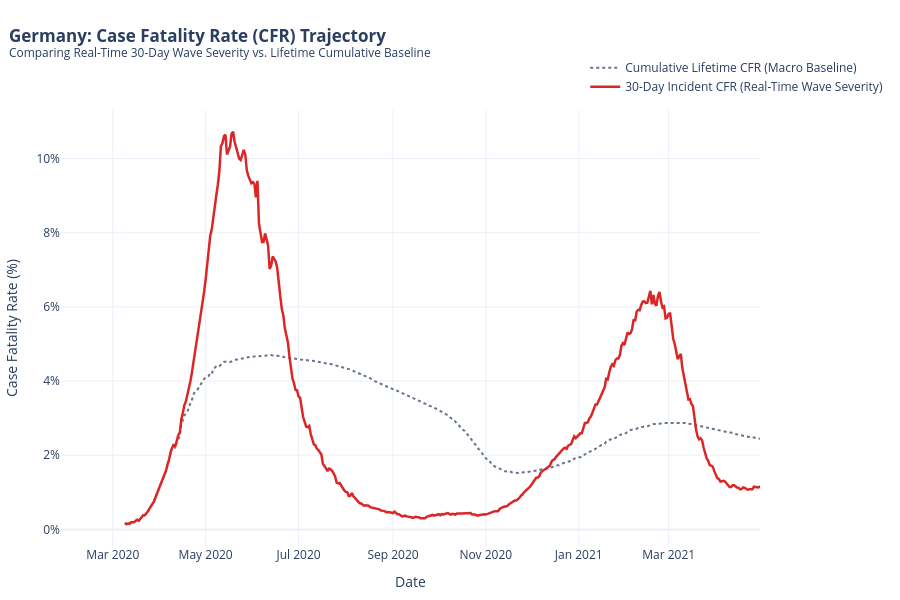

Notebook code cell kept with this figure:
### Code cell
# Case Fatality Rate (CFR) Trajectory & Wave Severity Analysis
# Severity Trends: Comparing Cumulative Macro Baseline vs. Real-Time 30-Day Incident CFR to isolate saturation signatures

cfr_sql_query = text("""
SELECT
    location,
    date,

    -- 1. Cumulative Case Fatality Rate (%) - Macro Baseline
    ROUND(
        (
            total_deaths::numeric
            / NULLIF(total_cases::numeric, 0)
        ) * 100,
        2
    ) AS cumulative_cfr,

    -- 2. Rolling 30-Day Reported Case Fatality Rate (%) - Real-Time Wave Severity
    ROUND(
        (
            SUM(new_deaths) OVER (
                PARTITION BY location
                ORDER BY date
                ROWS BETWEEN 29 PRECEDING AND CURRENT ROW
            )::numeric
            /
            NULLIF(
                SUM(new_cases) OVER (
                    PARTITION BY location
                    ORDER BY date
                    ROWS BETWEEN 29 PRECEDING AND CURRENT ROW
                )::numeric,
                0
            )
        ) * 100,
        2
    ) AS rolling_30d_cfr

FROM public.coviddeaths
WHERE continent IS NOT NULL
  AND total_cases > 0
ORDER BY location, date;
""")


df = pd.read_sql_query(cfr_sql_query, engine, parse_dates=['date'])

# 3. Filter for Target Country & Cast Numeric Types
target_country = 'Germany'  # Change to any country in your dataset
country_df = df[df['location'] == target_country].copy()

# Cast SQL Decimal columns to Python floats for Plotly compatibility
country_df['cumulative_cfr'] = country_df['cumulative_cfr'].astype(float)
country_df['rolling_30d_cfr'] = country_df['rolling_30d_cfr'].astype(float)


# 4. Build Interactive Dual-Trace Plotly Chart
fig = go.Figure()

# Trace 1: Cumulative CFR (Macro Baseline Anchor)
fig.add_trace(
    go.Scatter(
        x=country_df['date'],
        y=country_df['cumulative_cfr'],
        name='Cumulative Lifetime CFR (Macro Baseline)',
        mode='lines',
        line=dict(color='#64748b', width=2, dash='dot'),
        hovertemplate='<b>Lifetime CFR:</b> %{y:.2f}%<extra></extra>'
    )
)

# Trace 2: Rolling 30-Day Incident CFR (Real-Time Wave Severity Signal)
fig.add_trace(
    go.Scatter(
        x=country_df['date'],
        y=country_df['rolling_30d_cfr'],
        name='30-Day Incident CFR (Real-Time Wave Severity)',
        mode='lines',
        line=dict(color='#dc2626', width=2.5),
        hovertemplate='<b>30-Day Incident CFR:</b> %{y:.2f}%<extra></extra>'
    )
)

# 5. Dashboard Layout & Canvas Styling
fig.update_layout(
    title={
        'text': f"<b>{target_country}: Case Fatality Rate (CFR) Trajectory</b><br><sup>Comparing Real-Time 30-Day Wave Severity vs. Lifetime Cumulative Baseline</sup>",
        'y': 0.93,
        'x': 0.01,
        'xanchor': 'left'
    },
    xaxis=dict(
        title="Date",
        rangeslider=dict(visible=False),
        type="date"
    ),
    yaxis=dict(
        title="Case Fatality Rate (%)",
        ticksuffix="%"
    ),
    template="plotly_white",
    hovermode="x unified",
    legend=dict(
        orientation="v",
        yanchor="bottom",
        y=1.02,
        xanchor="left",
        x=0.75
    ),
    height=600,
    margin=dict(l=50, r=40, t=110, b=50)
)

# Render Visualizations
fig.show()

### Figure 1 — Plotly figure (JSON) as saved in the notebook; plotly's stock layout.template omitted (floating-point values rounded to 4 significant figures; data arrays with more than 128 entries replaced by an {"elided": "..."} marker saying what was removed)
{"data": [{"hovertemplate": "<b>Lifetime CFR:</b> %{y:.2f}%<extra></extra>", "line": {"color": "#64748b", "dash": "dot", "width": 2}, "mode": "lines", "name": "Cumulative Lifetime CFR (Macro Baseline)", "type": "scatter", "x": {"elided": "460 str values"}, "y": {"elided": "460 float values"}}, {"hovertemplate": "<b>30-Day Incident CFR:</b> %{y:.2f}%<extra></extra>", "line": {"color": "#dc2626", "width": 2.5}, "mode": "lines", "name": "30-Day Incident CFR (Real-Time Wave Severity)", "type": "scatter", "x": {"elided": "460 str values"}, "y": {"elided": "460 float values"}}], "layout": {"height": 600, "hovermode": "x unified", "legend": {"orientation": "v", "x": 0.75, "xanchor": "left", "y": 1.02, "yanchor": "bottom"}, "margin": {"b": 50, "l": 50, "r": 40, "t": 110}, "title": {"text": "<b>Germany: Case Fatality Rate (CFR) Trajectory</b><br><sup>Comparing Real-Time 30-Day Wave Severity vs. Lifetime Cumulative Baseline</sup>", "x": 0.01, "xanchor": "left", "y": 0.93}, "xaxis": {"rangeslider": {"visible": false}, "title": {"text": "Date"}, "type": "date"}, "yaxis": {"ticksuffix": "%", "title": {"text": "Case Fatality Rate (%)"}}}}
